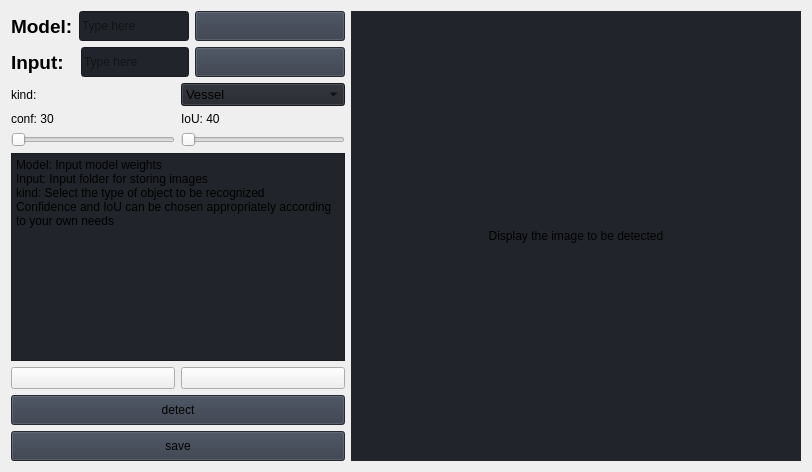
                     <widget class="QWidget" name="detectCross">
                      <layout class="QVBoxLayout" name="verticalLayout_24">
                       <item>
                        <layout class="QHBoxLayout" name="horizontalLayout_13">
                         <item>
                          <layout class="QVBoxLayout" name="verticalLayout_15">
                           <item>
                            <layout class="QHBoxLayout" name="horizontalLayout_6">
                             <item>
                              <widget class="QLabel" name="label_openModel">
                               <property name="font">
                                <font>
                                 <family>Microsoft YaHei UI</family>
                                 <pointsize>14</pointsize>
                                 <italic>false</italic>
                                 <bold>true</bold>
                                </font>
                               </property>
                               <property name="styleSheet">
                                <string notr="true">font: 700 14pt &quot;Microsoft YaHei UI&quot;;</string>
                               </property>
                               <property name="text">
                                <string>Model:</string>
                               </property>
                              </widget>
                             </item>
                             <item>
                              <widget class="QLineEdit" name="LineEdit_openModel">
                               <property name="minimumSize">
                                <size>
                                 <width>0</width>
                                 <height>30</height>
                                </size>
                               </property>
                               <property name="styleSheet">
                                <string notr="true">background-color: rgb(33, 37, 43);</string>
                               </property>
                               <property name="text">
                                <string/>
                               </property>
                               <property name="placeholderText">
                                <string>Type here</string>
                               </property>
                              </widget>
                             </item>
                             <item>
                              <widget class="QPushButton" name="btn_openModel">
                               <property name="minimumSize">
                                <size>
                                 <width>150</width>
                                 <height>30</height>
                                </size>
                               </property>
                               <property name="font">
                                <font>
                                 <family>Segoe UI</family>
                                 <pointsize>10</pointsize>
                                 <italic>false</italic>
                                 <bold>false</bold>
                                </font>
                               </property>
                               <property name="cursor">
                                <cursorShape>PointingHandCursor</cursorShape>
                               </property>
                               <property name="styleSheet">
                                <string notr="true">background-color: rgb(52, 59, 72);</string>
                               </property>
                               <property name="text">
                                <string/>
                               </property>
                               <property name="icon">
                                <iconset resource="resources.qrc">
                                 <normaloff>:/icons/images/icons/cil-folder-open.png</normaloff>:/icons/images/icons/cil-folder-open.png</iconset>
                               </property>
                              </widget>
                             </item>
                            </layout>
                           </item>
                           <item>
                            <layout class="QHBoxLayout" name="horizontalLayout_7">
                             <item>
                              <widget class="QLabel" name="label_openInput">
                               <property name="font">
                                <font>
                                 <family>Microsoft YaHei UI</family>
                                 <pointsize>14</pointsize>
                                 <italic>false</italic>
                                 <bold>true</bold>
                                </font>
                               </property>
                               <property name="styleSheet">
                                <string notr="true">font: 700 14pt &quot;Microsoft YaHei UI&quot;;</string>
                               </property>
                               <property name="text">
                                <string>Input:  </string>
                               </property>
                              </widget>
                             </item>
                             <item>
                              <widget class="QLineEdit" name="LineEdit_openInput">
                               <property name="minimumSize">
                                <size>
                                 <width>0</width>
                                 <height>30</height>
                                </size>
                               </property>
                               <property name="styleSheet">
                                <string notr="true">background-color: rgb(33, 37, 43);</string>
                               </property>
                               <property name="text">
                                <string/>
                               </property>
                               <property name="placeholderText">
                                <string>Type here</string>
                               </property>
                              </widget>
                             </item>
                             <item>
                              <widget class="QPushButton" name="btn_openInput">
                               <property name="minimumSize">
                                <size>
                                 <width>150</width>
                                 <height>30</height>
                                </size>
                               </property>
                               <property name="font">
                                <font>
                                 <family>Segoe UI</family>
                                 <pointsize>10</pointsize>
                                 <italic>false</italic>
                                 <bold>false</bold>
                                </font>
                               </property>
                               <property name="cursor">
                                <cursorShape>PointingHandCursor</cursorShape>
                               </property>
                               <property name="styleSheet">
                                <string notr="true">background-color: rgb(52, 59, 72);</string>
                               </property>
                               <property name="text">
                                <string/>
                               </property>
                               <property name="icon">
                                <iconset resource="resources.qrc">
                                 <normaloff>:/icons/images/icons/cil-folder-open.png</normaloff>:/icons/images/icons/cil-folder-open.png</iconset>
                               </property>
                              </widget>
                             </item>
                            </layout>
                           </item>
                           <item>
                            <layout class="QHBoxLayout" name="horizontalLayout_8">
                             <item>
                              <widget class="QLabel" name="label_openKind">
                               <property name="styleSheet">
                                <string notr="true">font: 700 14pt &quot;Microsoft YaHei UI&quot;;</string>
                               </property>
                               <property name="text">
                                <string>kind:    </string>
                               </property>
                              </widget>
                             </item>
                             <item>
                              <widget class="QComboBox" name="comboBox_CellKind">
                               <property name="font">
                                <font>
                                 <family>Segoe UI</family>
                                 <pointsize>10</pointsize>
                                 <italic>false</italic>
                                 <bold>false</bold>
                                </font>
                               </property>
                               <property name="autoFillBackground">
                                <bool>false</bool>
                               </property>
                               <property name="styleSheet">
                                <string notr="true">background-color: rgb(33, 37, 43);</string>
                               </property>
                               <property name="iconSize">
                                <size>
                                 <width>16</width>
                                 <height>16</height>
                                </size>
                               </property>
                               <property name="frame">
                                <bool>true</bool>
                               </property>
                               <item>
                                <property name="text">
                                 <string>Vessel</string>
                                </property>
                               </item>
                               <item>
                                <property name="text">
                                 <string>Fibre</string>
                                </property>
                               </item>
                               <item>
                                <property name="text">
                                 <string>Ray-Cross</string>
                                </property>
                               </item>
                               <item>
                                <property name="text">
                                 <string>Ray-Chord</string>
                                </property>
                               </item>
                               <item>
                                <property name="text">
                                 <string>Ray-Kind</string>
                                </property>
                               </item>
                              </widget>
                             </item>
                            </layout>
                           </item>
                           <item>
                            <layout class="QHBoxLayout" name="horizontalLayout_10">
                             <item>
                              <layout class="QVBoxLayout" name="verticalLayout_22">
                               <item>
                                <widget class="QLabel" name="label_conf">
                                 <property name="minimumSize">
                                  <size>
                                   <width>0</width>
                                   <height>10</height>
                                  </size>
                                 </property>
                                 <property name="styleSheet">
                                  <string notr="true">font: 700 14pt &quot;Microsoft YaHei UI&quot;;</string>
                                 </property>
                                 <property name="text">
                                  <string>conf: 30</string>
                                 </property>
                                </widget>
                               </item>
                               <item>
                                <widget class="QSlider" name="horizontalSlider_conf">
                                 <property name="minimumSize">
                                  <size>
                                   <width>0</width>
                                   <height>10</height>
                                  </size>
                                 </property>
                                 <property name="styleSheet">
                                  <string notr="true"/>
                                 </property>
                                 <property name="orientation">
                                  <enum>Qt::Horizontal</enum>
                                 </property>
                                </widget>
                               </item>
                              </layout>
                             </item>
                             <item>
                              <layout class="QVBoxLayout" name="verticalLayout_21">
                               <item>
                                <widget class="QLabel" name="label_IoU">
                                 <property name="styleSheet">
                                  <string notr="true">font: 700 14pt &quot;Microsoft YaHei UI&quot;;</string>
                                 </property>
                                 <property name="text">
                                  <string>IoU: 40</string>
                                 </property>
                                </widget>
                               </item>
                               <item>
                                <widget class="QSlider" name="horizontalSlider_IoU">
                                 <property name="styleSheet">
                                  <string notr="true"/>
                                 </property>
                                 <property name="orientation">
                                  <enum>Qt::Horizontal</enum>
                                 </property>
                                </widget>
                               </item>
                              </layout>
                             </item>
                            </layout>
                           </item>
                           <item>
                            <widget class="QPlainTextEdit" name="plainTextEdit_2">
                             <property name="sizePolicy">
                              <sizepolicy hsizetype="Minimum" vsizetype="Expanding">
                               <horstretch>0</horstretch>
                               <verstretch>0</verstretch>
                              </sizepolicy>
                             </property>
                             <property name="minimumSize">
                              <size>
                               <width>200</width>
                               <height>100</height>
                              </size>
                             </property>
                             <property name="styleSheet">
                              <string notr="true">background-color: rgb(33, 37, 43);</string>
                             </property>
                             <property name="plainText">
                              <string>Model: Input model weights
Input: Input folder for storing images
kind: Select the type of object to be recognized
Confidence and IoU can be chosen appropriately according to your own needs</string>
                             </property>
                            </widget>
                           </item>
                           <item>
                            <layout class="QVBoxLayout" name="verticalLayout_23">
                             <item>
                              <layout class="QHBoxLayout" name="horizontalLayout_15">
                               <item>
                                <widget class="QPushButton" name="btn_Pre">
                                 <property name="text">
                                  <string/>
                                 </property>
                                 <property name="icon">
                                  <iconset resource="resources.qrc">
                                   <normaloff>:/icons/images/icons/cil-chevron-left.png</normaloff>:/icons/images/icons/cil-chevron-left.png</iconset>
                                 </property>
                                </widget>
                               </item>
                               <item>
                                <widget class="QPushButton" name="btn_next">
                                 <property name="text">
                                  <string/>
                                 </property>
                                 <property name="icon">
                                  <iconset resource="resources.qrc">
                                   <normaloff>:/icons/images/icons/cil-chevron-right.png</normaloff>:/icons/images/icons/cil-chevron-right.png</iconset>
                                 </property>
                                </widget>
                               </item>
                              </layout>
                             </item>
                             <item>
                              <widget class="QPushButton" name="pushButton_2">
                               <property name="minimumSize">
                                <size>
                                 <width>0</width>
                                 <height>30</height>
                                </size>
                               </property>
                               <property name="styleSheet">
                                <string notr="true">background-color: rgb(52, 59, 72);</string>
                               </property>
                               <property name="text">
                                <string>detect</string>
                               </property>
                              </widget>
                             </item>
                             <item>
                              <widget class="QPushButton" name="save_picture">
                               <property name="minimumSize">
                                <size>
                                 <width>0</width>
                                 <height>30</height>
                                </size>
                               </property>
                               <property name="styleSheet">
                                <string notr="true">background-color: rgb(52, 59, 72);</string>
                               </property>
                               <property name="text">
                                <string>save</string>
                               </property>
                              </widget>
                             </item>
                            </layout>
                           </item>
                          </layout>
                         </item>
                         <item>
                          <widget class="QLabel" name="input_detect">
                           <property name="sizePolicy">
                            <sizepolicy hsizetype="Expanding" vsizetype="Expanding">
                             <horstretch>0</horstretch>
                             <verstretch>0</verstretch>
                            </sizepolicy>
                           </property>
                           <property name="minimumSize">
                            <size>
                             <width>450</width>
                             <height>450</height>
                            </size>
                           </property>
                           <property name="autoFillBackground">
                            <bool>false</bool>
                           </property>
                           <property name="styleSheet">
                            <string notr="true">background-color: rgb(33, 37, 43);</string>
                           </property>
                           <property name="text">
                            <string>Display the image to be detected</string>
                           </property>
                           <property name="scaledContents">
                            <bool>true</bool>
                           </property>
                           <property name="alignment">
                            <set>Qt::AlignCenter</set>
                           </property>
                          </widget>
                         </item>
                        </layout>
                       </item>
                      </layout>
                     </widget>
